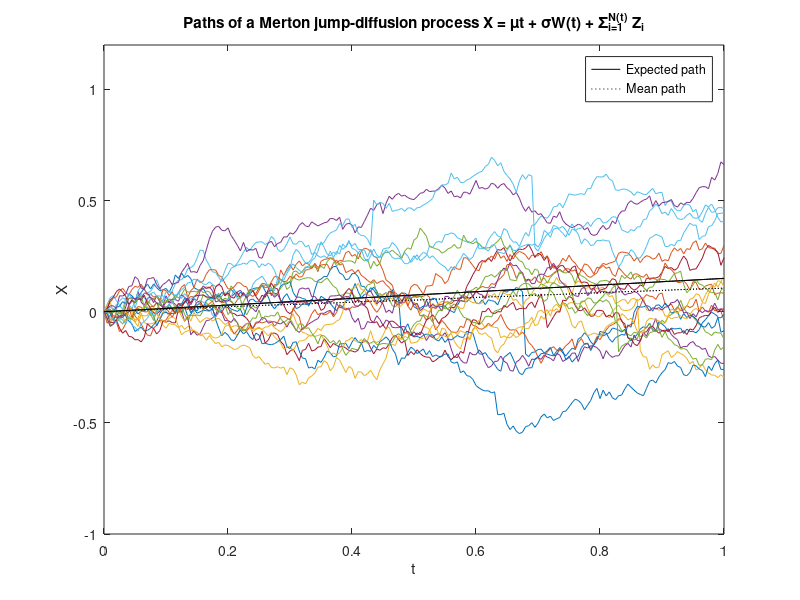
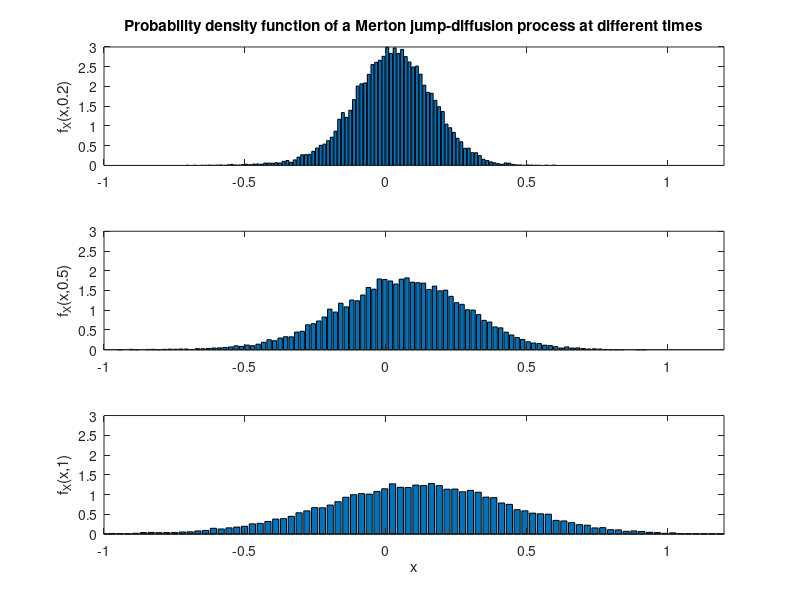

The MATLAB script that drew these images, in order:
%% Simulate a Merton jump-diffusion process
% X(t) = (muS-0.5*sigma^2)*t + sigma*W(t) + sum_{i=1}^{N(t)} Z_i

% Define parameters and time grid
clear all % clear all variables from memory
npaths = 20000; % number of paths
T = 1; % time horizon
nsteps = 200; % number of time steps
dt = T/nsteps; % time step
t = 0:dt:T; % observation times
muS = 0.2; sigma = 0.3; % model parameters of the diffusion part (GBM)
muJ = -0.1; sigmaJ = 0.15; lambda = 0.5; % model parameters of the jump part (NCPP)

%% Monte Carlo

%Compute the increments of the ABM
dW = (muS-0.5*sigma^2)*dt + sigma*sqrt(dt)*randn(nsteps,npaths);

% Compute the increments of the NCPP
dN = poissrnd(lambda*dt,[nsteps,npaths]);
dJ = muJ*dN + sigmaJ*sqrt(dN).*randn(nsteps,npaths);

% Sum the increments of the ABM and the NCPP
dX = dW + dJ;

% Accumulate the increments
X = [zeros(1,npaths); cumsum(dX)];

% Stock price
%S = S0*exp(X);

%% Expected, mean and sample path
figure(1)
close all
EX = (muS+lambda*muJ)*t; % expected path
plot(t,EX,'k',t,mean(X,2),':k',t,X(:,1:1000:end),t,EX,'k',t,mean(X,2),':k')
legend('Expected path','Mean path')
xlabel('t')
ylabel('X')
ylim([-1,1.2]);
title('Paths of a Merton jump-diffusion process X = \mut + \sigmaW(t) + \Sigma_{i=1}^{N(t)} Z_i')
print('-dpng','mjdpaths.png')

%% Probability density function at different times
figure(2)

[h,x] = hist(X(40,:),100);
f = h/(sum(h)*(x(2)-x(1)));
subplot(3,1,1)
bar(x,f)
ylabel('f_X(x,0.2)')
xlim([-1,1.2])
ylim([0,3])
title('Probability density function of a Merton jump-diffusion process at different times')

[h,x] = hist(X(100,:),100);
f = h/(sum(h)*(x(2)-x(1)));
subplot(3,1,2)
bar(x,f)
xlim([-1,1.2])
ylim([0,3])
ylabel('f_X(x,0.5)')

[h,x] = hist(X(end,:),100);
f = h/(sum(h)*(x(2)-x(1)));
subplot(3,1,3)
bar(x,f)
xlim([-1,1.2])
ylim([0,3])
xlabel('x')
ylabel('f_X(x,1)')

print('-dpng','mjddensities.png')